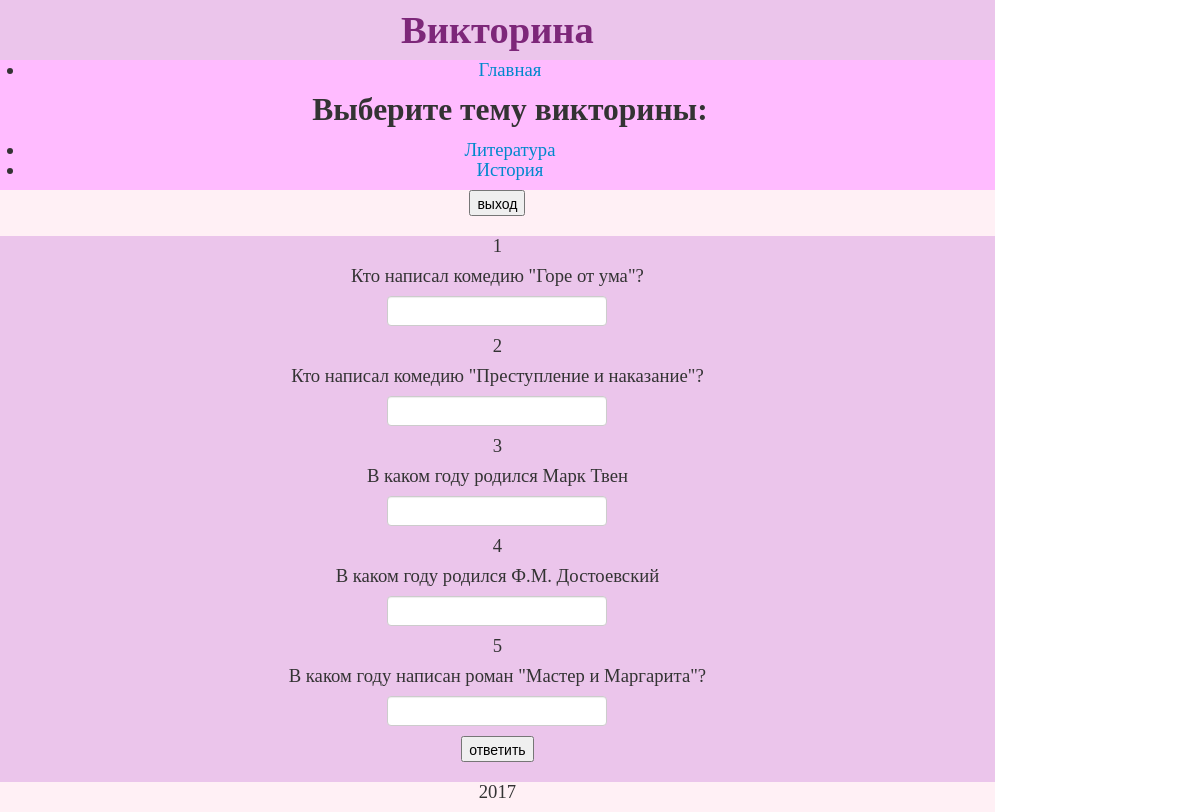
Page /myproject/index.php?subject_go=литература (signed in) on the committed database.
### tables this page shows
CREATE TABLE IF NOT EXISTS `questions` (
  `question_number_id` int(20) DEFAULT NULL,
  `theme` varchar(25) DEFAULT NULL,
  `question` varchar(150) DEFAULT NULL,
  `answer` varchar(20) DEFAULT NULL,
  `points` int(3) DEFAULT NULL,
  `id` int(10) unsigned NOT NULL AUTO_INCREMENT,
  PRIMARY KEY (`id`),
  KEY `question_number_id` (`question_number_id`)
);

### src/views/main/template.php (called while the page is built)
<?php
require_once __DIR__ .'/header.php';
require_once   __DIR__ . $path . $page_name.'.php';
require_once  __DIR__ . '/footer.php';

### myproject/index.php (called while the page is built, shortened)
<?php
$user = 'creator';
$password = 'password';
$dsn = 'mysql:host=localhost; dbname=quiz';
function getDbConnection($dsn, $user, $password) {
	return new PDO($dsn, $user, $password);
}
$connect  = getDbConnection($dsn, $user, $password);
$connect->exec("set names utf8");
if (isset($_GET['page_name'])) {
	$page_name = $_GET['page_name'];
	switch ($_GET['page_name']) {
		case 'content':
		$path = "/";
		break;
		case 'entrance_page':
		$path = "/../user_views/";
		break;
		case 'authorization_page':
		$path = "/../user_views/";
		break;
		case 'registration_page':
		$path = "/../user_views/";
		break;
	}
}
else {
	$page_name = "content";
	$path = "/";
}
class QuizModel {
	public $connect;
	public function __construct($connect) {
		$this->connect = $connect;
	}
	public function showQuestions() {
		if (isset($_GET['subject_go'])) {
			$subject = $_GET['subject_go'];
			$sql = 'SELECT * FROM questions WHERE theme="'.$subject.'"';
			$questionList = $this->getList($sql);
			return [$subject, $questionList];
		}
	}
	public function getList($sql) {
		return $this->connect->query($sql);
	}
}
$quizModel = new QuizModel($connect);
$questionList = $quizModel->showQuestions()[1];
class QuizView {
	public function showQ($path, $page_name, $connect, $questionList) {
		require_once __DIR__ . "/../src/views/main/template.php";
	}
}
$quizView = new QuizView();
$quizView->showQ($path, $page_name, $connect, $questionList);

### src/views/main/content.php (the view, shortened to what this page needs)
    	<ul>
			<li><a href="/index.php">Главная</a></li>
			<?php if (isset($_SESSION['login']) && isset($_SESSION['password'])): ?>
				<h2>Выберите тему викторины: </h2>
				<li><a href="/index.php?subject_go=литература">Литература</a></li>
				<li><a href="/index.php?subject_go=история">История</a></li>
			<?php endif; ?>
		</ul>
	</div>
</div>
<?php if (isset($_SESSION['login']) && isset($_SESSION['password'])): ?>
	<div class="row-fluid">
	    <div class="span10" id="box3">
		</div>
	</div>
<?php endif; ?>
<div class="row-fluid">
	<div class="span10" id="box4">
		<?php if (isset($_SESSION['login']) && isset($_SESSION['password'])): ?>
			<?php $z = 1; ?>
			<?php if (isset($_GET['subject_go'])): ?>
				<form method="post">
					<?php foreach ($questionList as $row): ?>
							<p><?php echo $row['question_number_id']; ?></p>
							<p><?php echo $row['question']; ?></p>
							<input type='text' name="<?php echo "answer_from_form".$z; ?>" >
							<?php $z = $z + 1; ?>
					<?php endforeach; ?>
					<br><input type="submit" name="button" value="ответить"><br>
				</form>
			<?php endif; ?>
		<?php endif; ?>

### myproject/style/style.css (style rules this page uses)
body { font-size: 14pt; font-family: times new roman; }
#box3 { background-color: #FFF0F5; text-align: center; }
#box4 { background-color: #ebc5eb; text-align: center; }

### rows in the picture
questions: question_number "1", question "Кто написал комедию \"Горе от ума\"?"
questions: question_number "2", question "Кто написал комедию \"Преступление и наказание\"?"
questions: question_number "3", question "В каком году родился Марк Твен"
questions: question_number "4", question "В каком году родился Ф.М. Достоевский"
questions: question_number "5", question "В каком году написан роман \"Мастер и Маргарита\"?"
